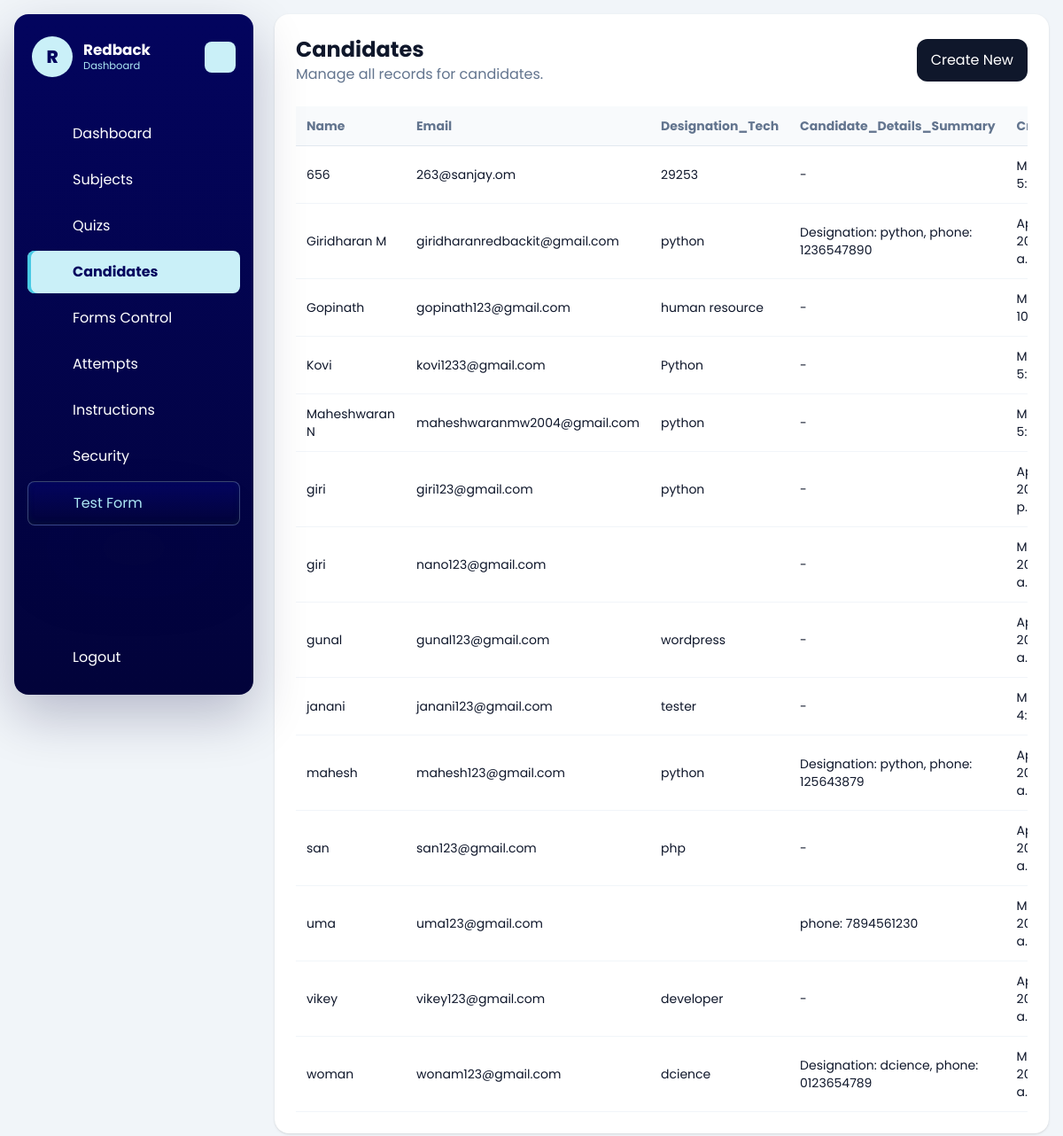
The app's page /dashboard/candidates/ (signed in), older data.
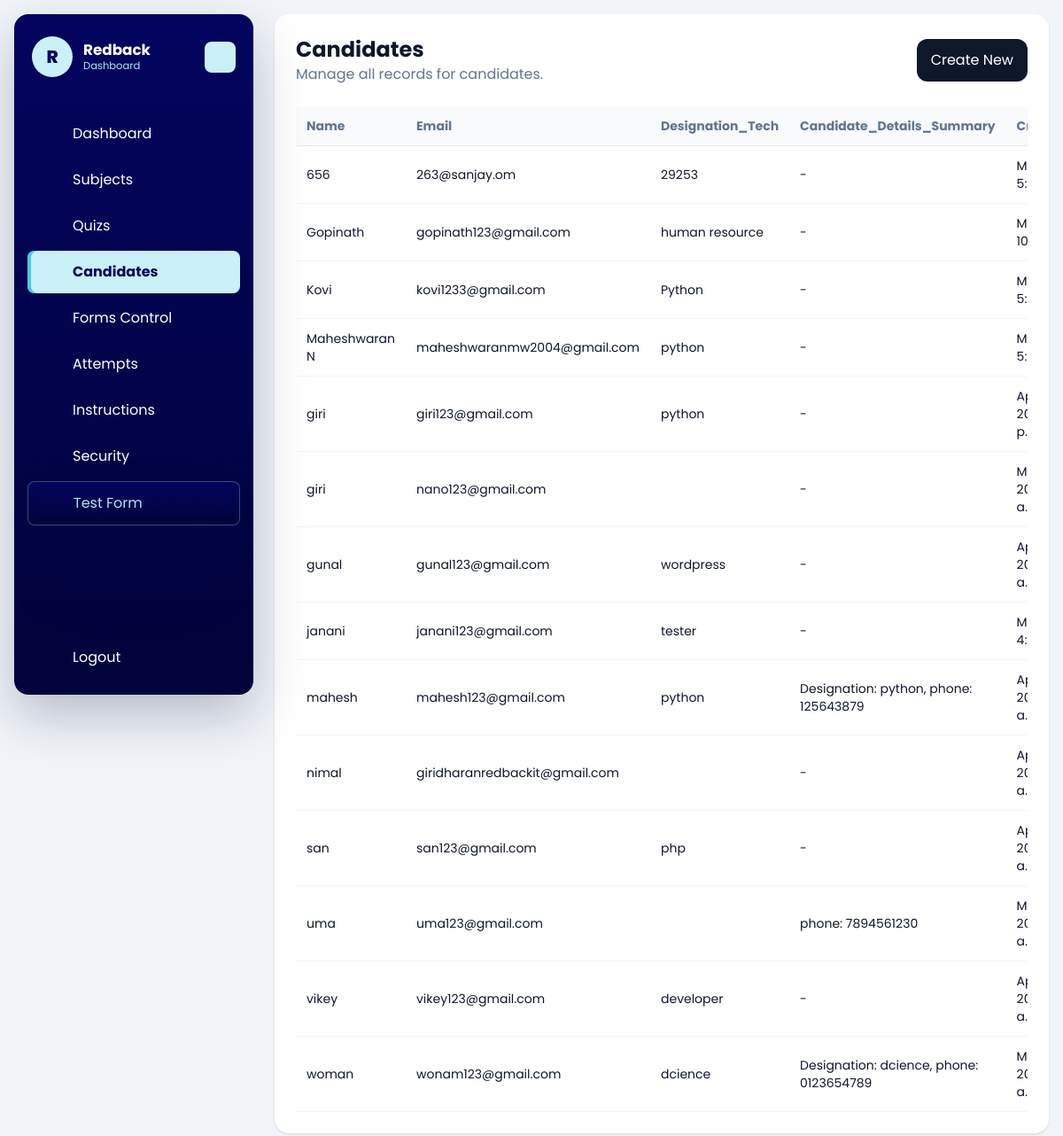
The same page, newer data.
### quiz/models.py (models this page shows, shortened)
class Candidate(models.Model):
    name = models.CharField(max_length=150)
    email = models.EmailField()
    designation_tech = models.CharField(max_length=150)
    created_at = models.DateTimeField(auto_now_add=True)
    class Meta:
        ordering = ['name']
    @property
    def candidate_details_summary(self):
        latest_attempt = self.attempts.order_by('-created_at').first()
        if not latest_attempt:
            return '-'
        details = latest_attempt.candidate_details_json or {}
        values = details.get('values') or {}
        labels = details.get('labels') or {}
        if not values:
            return '-'
        return ', '.join(
            f'{labels.get(key, key)}: {value}'
            for key, value in values.items()
        )

class CandidateTestAttempt(models.Model):
    SESSION_SINGLE = 'single'
    SESSION_MULTI = 'multi'
    SESSION_CHOICES = [
        (SESSION_SINGLE, 'Single'),
        (SESSION_MULTI, 'Multi'),
    ]
    candidate = models.ForeignKey(Candidate, on_delete=models.CASCADE, related_name='attempts')
    company = models.ForeignKey(Company, on_delete=models.CASCADE, related_name='attempts')
    public_slug = models.CharField(max_length=190, unique=True, blank=True, db_index=True)
    session_type = models.CharField(max_length=10, choices=SESSION_CHOICES)
    level = models.CharField(max_length=20)
    question_count = models.PositiveIntegerField()
    duration_minutes = models.PositiveIntegerField()
    selected_subjects = models.JSONField(default=list, blank=True)
    selected_sub_titles = models.JSONField(default=list, blank=True)
    candidate_details_json = models.JSONField(default=dict, blank=True)
    answers_json = models.JSONField(default=list, blank=True)
    correct_count = models.PositiveIntegerField(default=0)
    wrong_count = models.PositiveIntegerField(default=0)
    percentage = models.DecimalField(max_digits=5, decimal_places=2, default=0)
    started_at = models.DateTimeField(blank=True, null=True)
    submitted_at = models.DateTimeField(blank=True, null=True)
    is_submitted = models.BooleanField(default=False)
    is_paused = models.BooleanField(default=False)
    paused_at = models.DateTimeField(blank=True, null=True)
    total_paused_seconds = models.PositiveIntegerField(default=0)
    full_screen_lock_enabled = models.BooleanField(default=False)
    pause_lock_enabled = models.BooleanField(default=False)
    tab_switch_guard_enabled = models.BooleanField(default=False)
    copy_paste_block_enabled = models.BooleanField(default=False)
    right_click_disable_enabled = models.BooleanField(default=False)
    max_violation_warnings = models.PositiveIntegerField(default=3)
    tab_switch_count = models.PositiveIntegerField(default=0)
    warning_count = models.PositiveIntegerField(default=0)
    last_violation_at = models.DateTimeField(blank=True, null=True)
    violation_log_json = models.JSONField(default=list, blank=True)
    created_at = models.DateTimeField(auto_now_add=True)
    class Meta:
        ordering = ['-created_at']

### dashboard/views.py (the view)
# urls.py: path('candidates/', views.candidate_list, name='candidate_list'),
@company_login_required
def candidate_list(request):
    queryset = Candidate.objects.all()
    return render_crud_list(
        request,
        queryset=queryset,
        title='Candidates',
        create_url='dashboard:candidate_create',
        edit_url_name='dashboard:candidate_update',
        delete_url_name='dashboard:candidate_delete',
        fields=['name', 'email', 'designation_tech', 'candidate_details_summary', 'created_at'],
    )

### dashboard/templatetags/dashboard_extras.py (called while the page is built)
@register.filter
def getattribute(obj, attr_name):
    value = getattr(obj, attr_name)
    if callable(value):
        return value()
    return value

### dashboard/views.py (called while the page is built)
def get_logged_in_company(request):
    company_id = request.session.get('company_id')
    if not company_id:
        return None
    return Company.objects.filter(id=company_id, is_active=True).first()

def company_login_required(view_func):
    @wraps(view_func)
    def wrapper(request, *args, **kwargs):
        company = get_logged_in_company(request)
        if not company:
            return redirect(f"{reverse('dashboard:login')}?next={request.path}")
        request.company = company
        return view_func(request, *args, **kwargs)
    return wrapper

def render_crud_list(request, *, queryset, title, create_url, edit_url_name, delete_url_name, fields):
    context = {
        'title': title,
        'objects': queryset,
        'create_url': create_url,
        'edit_url_name': edit_url_name,
        'delete_url_name': delete_url_name,
        'fields': fields,
    }
    return render(request, 'dashboard/crud_list.html', context)

### templates/dashboard/crud_list.html (shortened to what this page needs)
{% extends "base.html" %}
{% load dashboard_extras %}
{% block content %}
{% include 'dashboard/header.html' %}
<div id="dashboard-page-content">
<section class="rounded-2xl bg-white p-6 shadow-sm">
    <div class="mb-6 flex flex-col gap-3 sm:flex-row sm:items-center sm:justify-between">
        <div>
            <h1 class="text-2xl font-bold">{{ title }}</h1>
            <p class="text-slate-500">Manage all records for {{ title|lower }}.</p>
        </div>
        <a href="{% url create_url %}" class="rounded-xl bg-slate-900 px-4 py-3 text-white">Create New</a>
    </div>
    <div class="overflow-x-auto">
        <table class="min-w-full text-left text-sm">
            <thead class="border-b border-slate-200 bg-slate-50 text-slate-500">
                <tr>
                    {% for field in fields %}
                        <th class="px-3 py-3">{{ field|title }}</th>
                    {% endfor %}
                </tr>
            </thead>
            <tbody>
                {% for object in objects %}
                    <tr class="border-b border-slate-100">
                        {% for field in fields %}
                            <td class="px-3 py-3">{{ object|getattribute:field }}</td>
                        {% endfor %}
                    </tr>
                {% empty %}
                    <tr>
                        <td colspan="{{ fields|length|add:1 }}" class="px-3 py-8 text-center text-slate-500">
                            No records found.
                        </td>
                    </tr>
                {% endfor %}
            </tbody>
        </table>
    </div>
</section>
</div>
{% endblock %}

Row changes from the older to the newer data that the page shows:
changed Candidate "giridharanredbackit@gmail.com": moves down the list
Text that changed along with them:
new list line: "nimal"
list line gone: "Giridharan M"
list line gone: "python"
list line gone: "Designation: python, phone: 1236547890"
